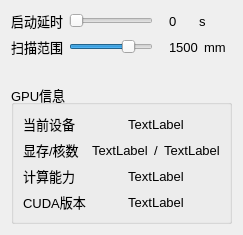
          <widget class="QWidget" name="page">
           <property name="geometry">
            <rect>
             <x>0</x>
             <y>0</y>
             <width>240</width>
             <height>235</height>
            </rect>
           </property>
           <attribute name="label">
            <string>扫描参数</string>
           </attribute>
           <layout class="QVBoxLayout" name="verticalLayout">
            <item>
             <layout class="QVBoxLayout" name="verticalLayout_5">
              <item>
               <layout class="QHBoxLayout" name="horizontalLayout_6">
                <item>
                 <widget class="QLabel" name="delaylabel">
                  <property name="font">
                   <font>
                    <pointsize>10</pointsize>
                    <weight>50</weight>
                    <bold>false</bold>
                   </font>
                  </property>
                  <property name="text">
                   <string>启动延时</string>
                  </property>
                 </widget>
                </item>
                <item>
                 <widget class="QSlider" name="delay_slider">
                  <property name="sizePolicy">
                   <sizepolicy hsizetype="Preferred" vsizetype="Preferred">
                    <horstretch>0</horstretch>
                    <verstretch>0</verstretch>
                   </sizepolicy>
                  </property>
                  <property name="minimumSize">
                   <size>
                    <width>25</width>
                    <height>0</height>
                   </size>
                  </property>
                  <property name="maximum">
                   <number>15</number>
                  </property>
                  <property name="pageStep">
                   <number>5</number>
                  </property>
                  <property name="value">
                   <number>0</number>
                  </property>
                  <property name="orientation">
                   <enum>Qt::Horizontal</enum>
                  </property>
                 </widget>
                </item>
                <item>
                 <widget class="QLabel" name="delay_value">
                  <property name="font">
                   <font>
                    <pointsize>10</pointsize>
                   </font>
                  </property>
                  <property name="text">
                   <string>0</string>
                  </property>
                  <property name="margin">
                   <number>5</number>
                  </property>
                  <property name="indent">
                   <number>10</number>
                  </property>
                 </widget>
                </item>
                <item>
                 <widget class="QLabel" name="label">
                  <property name="font">
                   <font>
                    <pointsize>10</pointsize>
                   </font>
                  </property>
                  <property name="text">
                   <string>s</string>
                  </property>
                 </widget>
                </item>
               </layout>
              </item>
              <item>
               <layout class="QHBoxLayout" name="horizontalLayout_7">
                <item>
                 <widget class="QLabel" name="rangelabel">
                  <property name="font">
                   <font>
                    <pointsize>10</pointsize>
                    <weight>50</weight>
                    <bold>false</bold>
                   </font>
                  </property>
                  <property name="text">
                   <string>扫描范围</string>
                  </property>
                 </widget>
                </item>
                <item>
                 <widget class="QSlider" name="range_slider">
                  <property name="sizePolicy">
                   <sizepolicy hsizetype="Preferred" vsizetype="Preferred">
                    <horstretch>0</horstretch>
                    <verstretch>0</verstretch>
                   </sizepolicy>
                  </property>
                  <property name="maximum">
                   <number>2000</number>
                  </property>
                  <property name="singleStep">
                   <number>50</number>
                  </property>
                  <property name="pageStep">
                   <number>500</number>
                  </property>
                  <property name="value">
                   <number>1500</number>
                  </property>
                  <property name="orientation">
                   <enum>Qt::Horizontal</enum>
                  </property>
                 </widget>
                </item>
                <item>
                 <widget class="QLabel" name="range_value">
                  <property name="font">
                   <font>
                    <pointsize>10</pointsize>
                   </font>
                  </property>
                  <property name="text">
                   <string>1500</string>
                  </property>
                  <property name="margin">
                   <number>5</number>
                  </property>
                  <property name="indent">
                   <number>10</number>
                  </property>
                 </widget>
                </item>
                <item>
                 <widget class="QLabel" name="label_2">
                  <property name="font">
                   <font>
                    <pointsize>10</pointsize>
                   </font>
                  </property>
                  <property name="text">
                   <string>mm</string>
                  </property>
                 </widget>
                </item>
               </layout>
              </item>
             </layout>
            </item>
            <item>
             <spacer name="verticalSpacer_2">
              <property name="orientation">
               <enum>Qt::Vertical</enum>
              </property>
              <property name="sizeHint" stdset="0">
               <size>
                <width>20</width>
                <height>40</height>
               </size>
              </property>
             </spacer>
            </item>
            <item>
             <widget class="QGroupBox" name="groupBox_7">
              <property name="font">
               <font>
                <pointsize>10</pointsize>
               </font>
              </property>
              <property name="title">
               <string>GPU信息</string>
              </property>
              <layout class="QGridLayout" name="gridLayout_16">
               <item row="1" column="1">
                <layout class="QHBoxLayout" name="horizontalLayout_10">
                 <item>
                  <widget class="QLabel" name="ram_info">
                   <property name="text">
                    <string>TextLabel</string>
                   </property>
                   <property name="alignment">
                    <set>Qt::AlignCenter</set>
                   </property>
                  </widget>
                 </item>
                 <item>
                  <widget class="QLabel" name="label_35">
                   <property name="text">
                    <string>/</string>
                   </property>
                   <property name="alignment">
                    <set>Qt::AlignCenter</set>
                   </property>
                  </widget>
                 </item>
                 <item>
                  <widget class="QLabel" name="core_info">
                   <property name="text">
                    <string>TextLabel</string>
                   </property>
                   <property name="alignment">
                    <set>Qt::AlignCenter</set>
                   </property>
                  </widget>
                 </item>
                </layout>
               </item>
               <item row="0" column="1">
                <widget class="QLabel" name="device_info">
                 <property name="text">
                  <string>TextLabel</string>
                 </property>
                 <property name="alignment">
                  <set>Qt::AlignCenter</set>
                 </property>
                </widget>
               </item>
               <item row="1" column="0">
                <widget class="QLabel" name="label_31">
                 <property name="text">
                  <string>显存/核数</string>
                 </property>
                </widget>
               </item>
               <item row="0" column="0">
                <widget class="QLabel" name="label_29">
                 <property name="text">
                  <string>当前设备</string>
                 </property>
                </widget>
               </item>
               <item row="2" column="1">
                <widget class="QLabel" name="computeCap">
                 <property name="text">
                  <string>TextLabel</string>
                 </property>
                 <property name="alignment">
                  <set>Qt::AlignCenter</set>
                 </property>
                </widget>
               </item>
               <item row="4" column="0">
                <widget class="QLabel" name="label_33">
                 <property name="text">
                  <string>CUDA版本</string>
                 </property>
                </widget>
               </item>
               <item row="2" column="0">
                <widget class="QLabel" name="label_21">
                 <property name="text">
                  <string>计算能力</string>
                 </property>
                </widget>
               </item>
               <item row="4" column="1">
                <widget class="QLabel" name="driver_info">
                 <property name="text">
                  <string>TextLabel</string>
                 </property>
                 <property name="alignment">
                  <set>Qt::AlignCenter</set>
                 </property>
                </widget>
               </item>
              </layout>
             </widget>
            </item>
           </layout>
          </widget>
